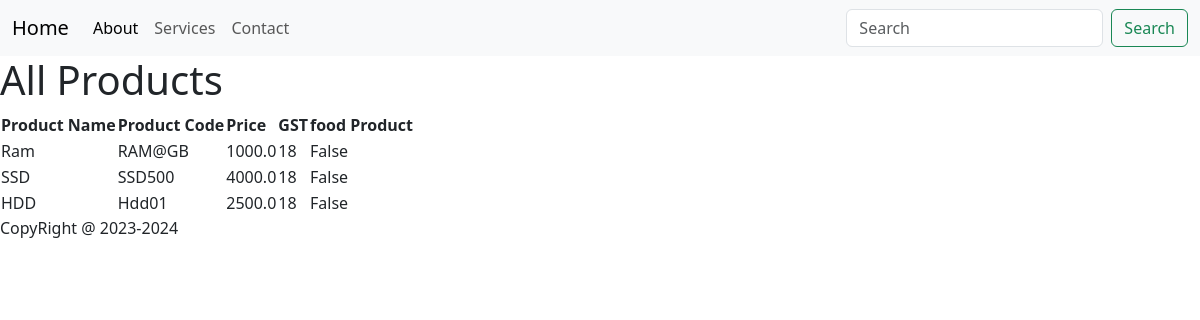
Screenshot of /inventory/products/ with the database file from the repository.
### Inventory/models.py (models this page shows, shortened)
class Product(models.Model):
     product_name=models.CharField(max_length = 200,null=True)
     product_code=models.CharField(max_length = 200,null=True)
     price=models.FloatField(default=0)
     gst=models.IntegerField(default=0)
     food_product = models.BooleanField(default = False)

### Inventory/views.py (the view)
# urls.py: path("products/",AllProducts)
def AllProducts(request):
    context= {
        "all_products":Product.objects.all()
    }
    return render(request,'products.html',context)

### Frontend/templates/products.html
{% extends 'base.html' %}
{% block content %}
<h1> All Products </h1>
<table>
    <thead>
        <tr>
            <th>Product Name</th>
            <th>Product Code</th>
            <th>Price</th>
            <th>GST</th>
            <th>food Product</th>
        <tr>
    <thead>
  <tbody>
      {% for product in all_products %}
            <tr>
                <td>{{product.product_name}}</td>
                <td>{{product.product_code}}</td>
                <td>{{product.price}}</td>
                <td>{{product.gst}}</td>
                <td>{{product.food_product}}</td>
           </tr>
       {% endfor %}
  </tbody>
</table>
{% endblock %}

### Frontend/templates/base.html (shortened to what this page needs)
<!DOCTYPE html>
<html lang="en">
<head>
    {% load bootstrap5 %}
    {% bootstrap_css %}
    <link href="https://cdn.jsdelivr.net/npm/bootstrap@5.3.3/dist/css/bootstrap.min.css" rel="stylesheet">
</head>
<body>
      {% include 'navbar.html' %}
      {% block content %}
      {% endblock %}
      <footer>
    <p>CopyRight @ 2023-2024</p>
      </footer>
</body>
</html>

### Frontend/templates/navbar.html (shortened to what this page needs)
<nav class="navbar navbar-expand-lg bg-body-tertiary">
    <div class="container-fluid">
      <a class="navbar-brand" href="/inventory/home/">Home</a>
      <div class="collapse navbar-collapse" id="navbarTogglerDemo02">
        <ul class="navbar-nav me-auto mb-2 mb-lg-0">
          <li class="nav-item">
            <a class="nav-link active" aria-current="page" href="/inventory/about/">About</a>
          </li>
          <li class="nav-item">
            <a class="nav-link" href="/inventory/services/">Services</a>
          </li>
          <li class="nav-item">
            <a class="nav-link" href="/inventory/contact/">Contact</a>
          </li>
        </ul>
        <form class="d-flex" role="search">
          <input class="form-control me-2" type="search" placeholder="Search" aria-label="Search">
          <button class="btn btn-outline-success" type="submit">Search</button>
        </form>
      </div>
    </div>
  </nav>

### rows the page displays
Product: product_name "Ram", product_code "RAM@GB", price "1000.0", gst "18", food_product "False"
Product: product_name "SSD", product_code "SSD500", price "4000.0", gst "18", food_product "False"
Product: product_name "HDD", product_code "Hdd01", price "2500.0", gst "18", food_product "False"
